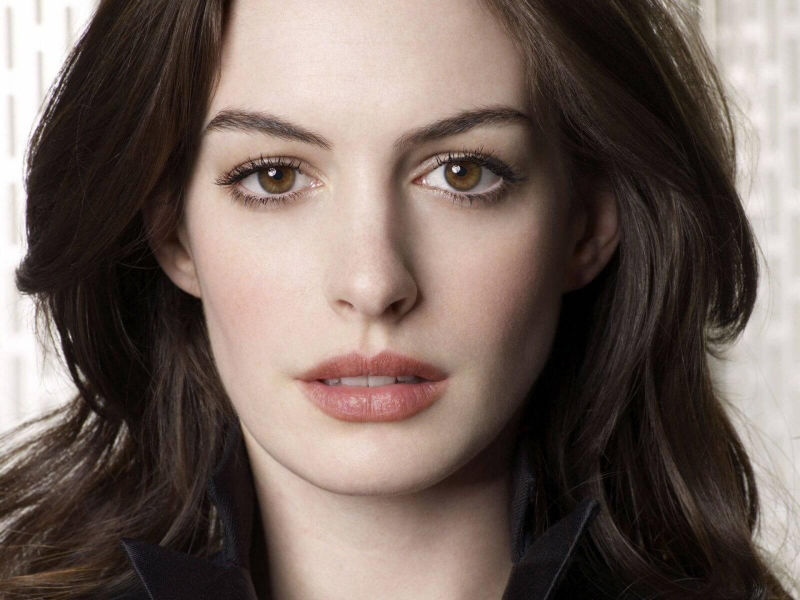
#> input picture CNN/imagesData/face.jpg, 1600 x 1200 px, found by its file name (shown at 1/2 size)
$ python convolution.py
#> lines starting #> are read from the running program, lines starting #| are printed output that depends on the picture
import cv2
import numpy as np
import matplotlib.pyplot as plt

np.random.seed(5)  # The random times will produce the same number

img = cv2.imread('./CNN/imagesData/face.jpg')
#> img is the input picture: shape (1200, 1600, 3); mean B, G, R 92.5, 99.2, 114.3
img = cv2.resize(img, (1200, 1200))
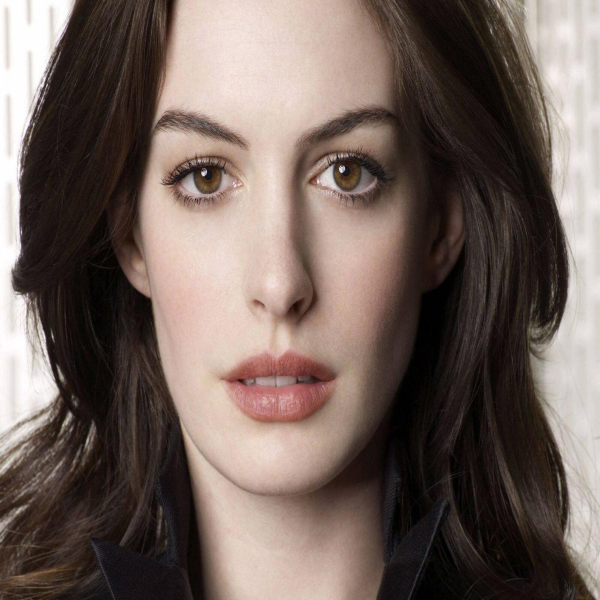
#> img: shape (1200, 1200, 3) (shown at 1/2 size); mean B, G, R 92.6, 99.3, 114.3
img_gray = cv2.cvtColor(img, cv2.COLOR_BGR2GRAY)/255  # Convert to gray and normalization
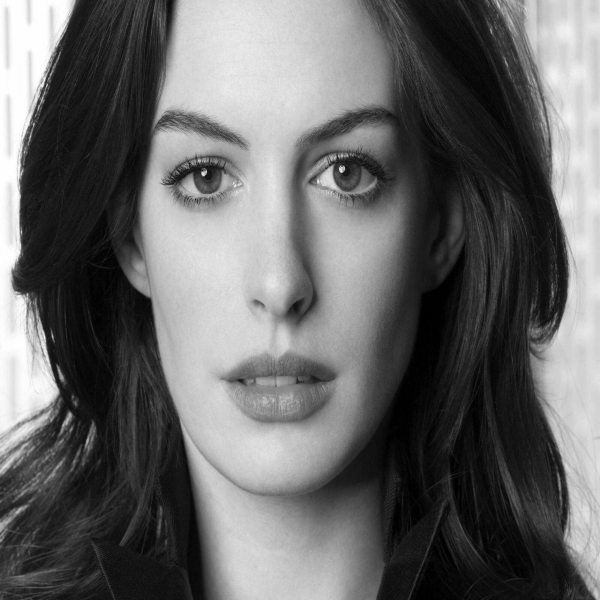
#> img_gray: shape (1200, 1200) float64 (shown at 1/2 size); min 0, max 1, mean 0.404
# print(img_gray.shape) # (1200, 1200)
# print(img_gray)
# print(img.shape) # (1200, 1200, 3)
'''
    Đối vs img thì parameter số lượng layer nằm ở đằng sau
    Còn đối vs np.array thì parameter số lượng layer nằm ở đằng trc
'''
# Convolution


class Conv2d:
    def __init__(self, input, numberOfKernel=8, kernelSize=3, padding=0, stride=1):
        # Conv's own input
        self.input = np.pad(input, ((padding, padding), (padding, padding)), 'constant')
        self.stride = stride
        '''
            self.kernel  bản chất như np.array thì parameter số lượng layer nằm ở đằng trc
        '''
        self.kernel = np.random.randn(numberOfKernel, kernelSize, kernelSize)
        # print(self.kernel)
        '''
        [[ 0.44122749 -0.33087015  2.43077119]
        [-0.25209213  0.10960984  1.58248112]
        [-0.9092324  -0.59163666  0.18760323]]
        '''
        # print(self.kernel.shape) # (8, 3, 3)

        '''
            self.results bản chất cũng là những chỉ số dữ liệu của tấm hình nên parameter số lượng
            layer phải nằm ở đằng sau
        '''
        self.results = np.zeros((int((self.input.shape[0] - self.kernel.shape[1])/self.stride) + 1,
                                 int((self.input.shape[1] - self.kernel.shape[2])/self.stride) + 1,
                                 self.kernel.shape[0]))

    def getROI(self):
        '''
            Region Of Interesting
            Hàm này dựa trên tấm hình và chọn ra vùng để tính toán
        '''
        for row in range(int((self.input.shape[0] - self.kernel.shape[1])/self.stride) + 1):
            for column in range(int((self.input.shape[1] - self.kernel.shape[2])/self.stride) + 1):
                roi = self.input[row*self.stride: row*self.stride + self.kernel.shape[1],
                                 column*self.stride: column*self.stride + self.kernel.shape[2]]
                yield row, column, roi

    def operate(self):
        '''
            Tính toán trên nhiều layer
        '''
        for layer in range(self.kernel.shape[0]):
            for row, column, roi in self.getROI():
                self.results[row, column, layer] = np.sum(roi * self.kernel[layer, :, :])
        return self.results


class ReLU:
    # [15 lines left out: functions __init__, operate, not called in this run]


class LeakyReLU:
    # [12 lines left out: functions __init__, operate, not called in this run]


class MaxPooling:
    # [15 lines left out: functions __init__, operate, not called in this run]

class Softmax:
    # [14 lines left out: functions __init__, operate, not called in this run]


#> (the run stopped early here; a loop or call above may not have finished)
